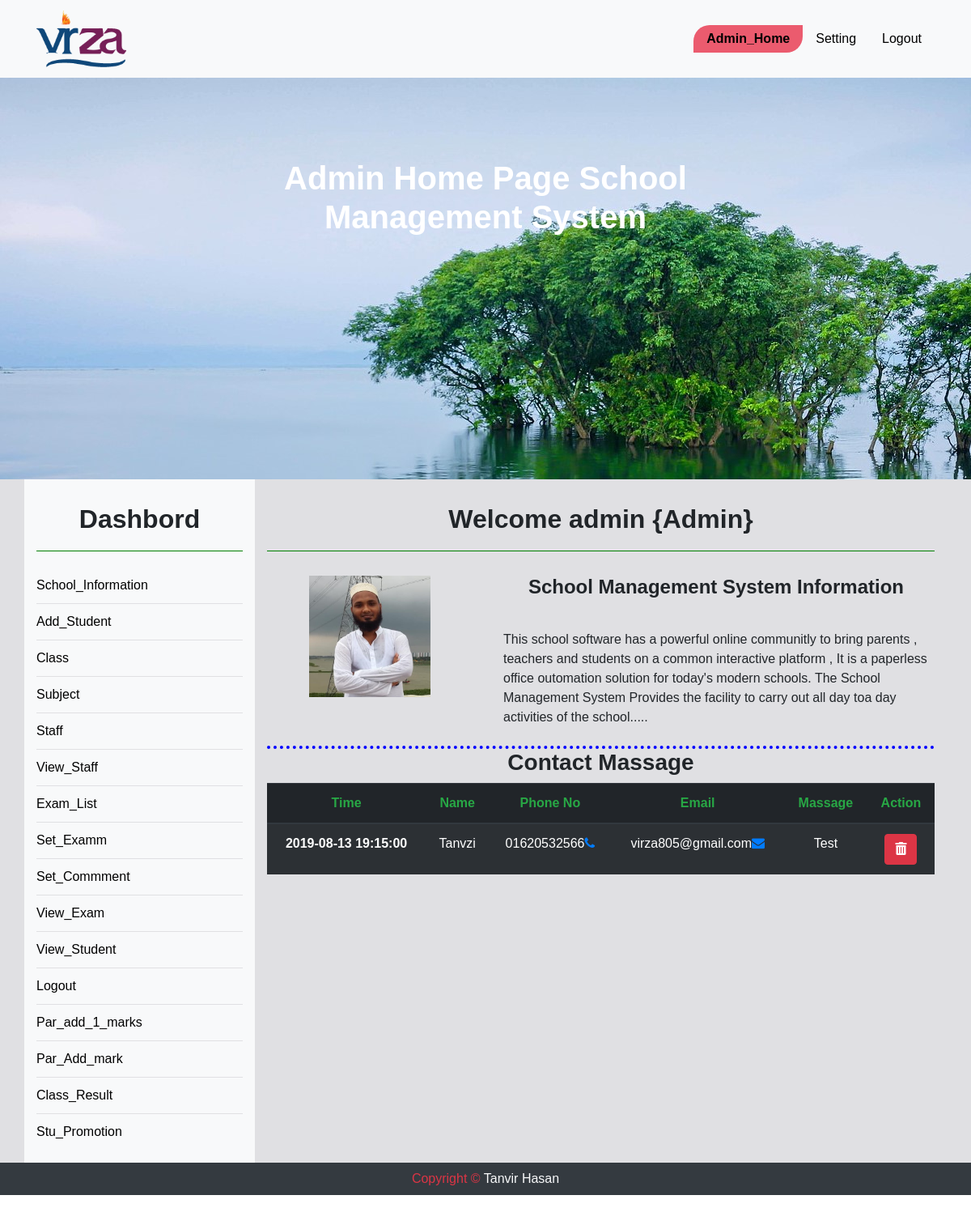
Screenshot of /admin_home.php (signed in) with the database file from the repository.
### tables this page shows
CREATE TABLE `contact` (
  `id` int(11) NOT NULL,
  `tim` timestamp NOT NULL DEFAULT CURRENT_TIMESTAMP,
  `name` varchar(150) NOT NULL,
  `email` varchar(150) NOT NULL,
  `subject` varchar(150) NOT NULL,
  `message` varchar(10000) NOT NULL
);

### admin_home.php (the view, shortened to what this page needs)
<?php
	include "database.php";
 ?>
<?php include "admin_header.php"; ?>
<div class="container_full d_back" style ='margin-top: 0px;'>
	<div class="container text-center">
		<div class="row" id="vir">
			<?php include "sidebar.php"; ?>
			<div class="col-md-9">
			<?php
			$sql="SELECT * FROM admin WHERE AID={$_SESSION["AID"]} ";
			$res=$db->query($sql);
			if($res->num_rows>0){
				$row=$res->fetch_assoc();
			?>
				<h2>Welcome <?php echo $row['ANAME'] ?> {Admin}</h2>
				<div class="row">
					<div class="col-4 fix">
						<img colspan="2" src="<?php echo $row['IMG'] ?>" height="150" width="150" alt="Upload Your Image">
					</div>
			<?php }?>
					<div class="col-8">
					<h4><b>School Management System Information</b></h4>
					<p>
						This school software has a powerful online communitly to bring parents , teachers and students on a common interactive platform , It is a paperless office outomation solution for today's modern schools. The School Management System Provides the facility to carry out all day toa day activities of the school.....
						</p>
					</div>
				</div>
				<div>
				<center style="border-top: 4px dotted blue; " ><h3><b>Contact Massage</b></h3></center>
<table class="table table-striped table-dark">
  <thead>
    <tr class='text-success'>
      <th scope="col">Time</th>
      <th scope="col">Name</th>
      <th scope="col">Phone No</th>
      <th scope="col">Email</th>
      <th scope="col">Massage</th>
      <th scope="col">Action</th>
    </tr>
  </thead>
  <tbody>
  		<?php
			$sql="SELECT * FROM contact  ";
			$res=$db->query($sql);
			if($res->num_rows>0){
				while($row=$res->fetch_assoc()){;
		?>
    <tr>
      <th scope="row"><?php echo $row['tim'] ?></th>
      <td><?php echo $row['name'] ?></td>
      <td><?php echo $row['subject'] ?><a href="tel:<?php $row['subject'] ?>"><i class="fa fa-phone"></i></a></td>
      <td><?php echo $row['email'] ?><a href="mailto:<?php $row['email'] ?>?subject=this is a test"><i class="fa fa-envelope"></i></a></td>
      <td><?php echo $row['message'] ?></td>
      <td><a href='admin_home.php?delid=<?php echo $row['id'] ?>' class='btn btn-danger'><i class="fas fa-trash-alt"></i></a></td>
    </tr>
		<?php }}?>
  </tbody>
</table>
				</div>
			</div>
		</div>
	</div>
</div>
<?php include "footer.php"; ?>

### style.css (style rules this page uses)
* { margin:0;padding:0; }
body { font-family: 'Source Sans Pro', sans-serif; -webkit-transition: all 0.5s ease; transition: all 0.5s ease; font-family:sans-serif; text-align: center; position: relative; }
a { text-decoration:none; }
.fix { overflow:hidden; }
.container_full { width:100%; }
.container { display:block; }
#vir h2 { font-weight: bold; padding-bottom:20px; margin:30px auto; border-bottom: 1px solid green; }
.d_back { background:#e0e0e3; }
#vir p { text-align: left; padding:30px 7px 7px 7px; }

### rows the page displays
contact: tim "2019-08-13 19:15:00", name "Tanvzi", subject "01620532566", email "virza805@gmail.com", message "Test"

### other values shown
$row['ANAME'] "admin"
